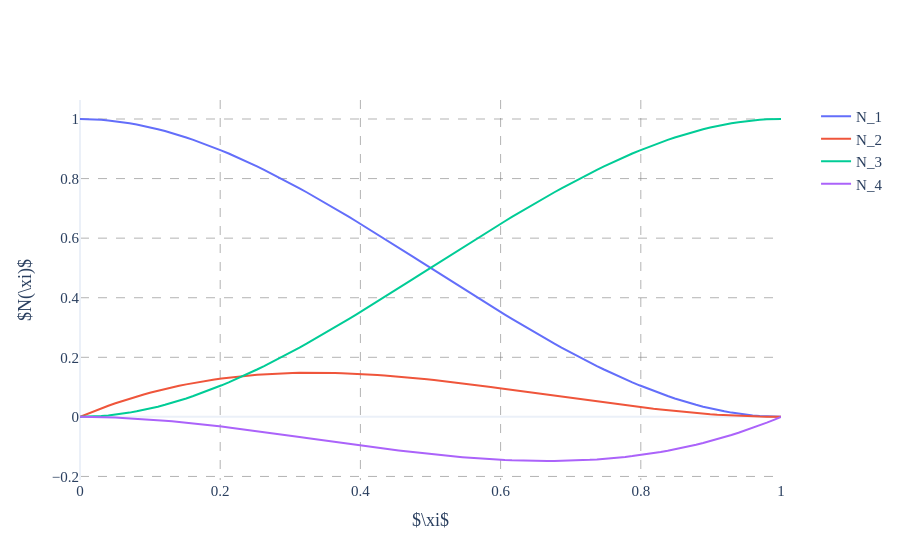

The notebook cell saved with this chart:
### Markdown cell above
## Verschiebungsansatz

Analog zum Stabelement führen wir die normierte Koordinate $\xi=\frac{x}{\ell_e}$ ein. Die Ansatzfunktionen für die Durchbiegung $w_h$ wird dann als Linearkombination der Formfunktionen $N_I$ und der Freiheitsgrade $\hat{w}_I$ geschrieben: 
$$
w_h = \sum_{I=1}^{6} N_I \hat{w}_I
$$

Als Formfunktionen $N_I$ werden die Hermite-Polynome verwendet. Diese lauten:

$$
\begin{align}
  N_1 &= 1-3\xi^2+2\xi^3 \\ 
  N_2 &= (\xi-2\xi^2+\xi^3)\ell_e \\ 
  N_3 &= 3\xi^2-2\xi^3 \\ 
  N_4 &= (-\xi^2+\xi^3)\ell_e
\end{align}
$$

### Code cell
import numpy as np
import plotly.graph_objects as go

# Define the x values
x = np.linspace(0, 1, 100)

# Define the shape functions - Hermite polynomials 4th order
N1 = 1 - 3*x**2 + 2*x**3
N2 = x - 2*x**2 + x**3
N3 = 3*x**2 - 2*x**3
N4 = -x**2 + x**3

# Create the figure
fig = go.Figure()

# Add traces for each shape function
fig.add_trace(go.Scatter(x=x, y=N1, mode='lines', name='N_1'))
fig.add_trace(go.Scatter(x=x, y=N2, mode='lines', name='N_2'))
fig.add_trace(go.Scatter(x=x, y=N3, mode='lines', name='N_3'))
fig.add_trace(go.Scatter(x=x, y=N4, mode='lines', name='N_4'))
fig.update_layout(
    xaxis_title=r"$\xi$",
    yaxis_title=r'$N(\xi)$',
    legend=dict(x=1.05, y=1),
    font=dict(family="Serif", size=15),
    template='plotly_white',
    xaxis=dict(showgrid=True, gridcolor='grey', gridwidth=0.6, griddash='dash'),
    yaxis=dict(showgrid=True, gridcolor='grey', gridwidth=0.6, griddash='dash')
)
